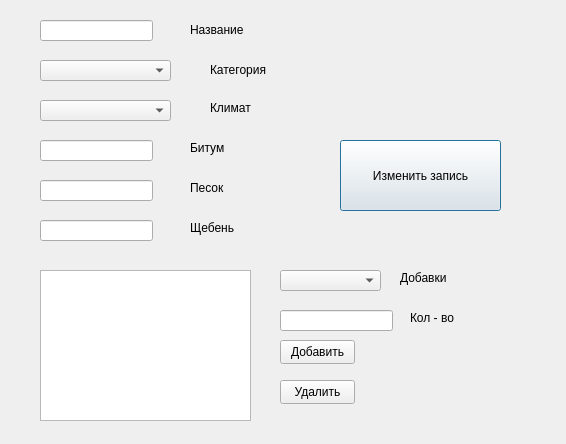
<?xml version="1.0" encoding="UTF-8"?>
<ui version="4.0">
 <class>dlgCngAsph</class>
 <widget class="QDialog" name="dlgCngAsph">
  <property name="geometry">
   <rect>
    <x>0</x>
    <y>0</y>
    <width>566</width>
    <height>444</height>
   </rect>
  </property>
  <property name="windowTitle">
   <string>Изменить запись</string>
  </property>
  <widget class="QPushButton" name="btnCngAsph">
   <property name="geometry">
    <rect>
     <x>340</x>
     <y>140</y>
     <width>161</width>
     <height>71</height>
    </rect>
   </property>
   <property name="text">
    <string>Изменить запись</string>
   </property>
  </widget>
  <widget class="QPushButton" name="btnDelSpp">
   <property name="geometry">
    <rect>
     <x>280</x>
     <y>380</y>
     <width>75</width>
     <height>24</height>
    </rect>
   </property>
   <property name="text">
    <string>Удалить</string>
   </property>
  </widget>
  <widget class="QLineEdit" name="inpSppAmnt">
   <property name="geometry">
    <rect>
     <x>280</x>
     <y>310</y>
     <width>113</width>
     <height>21</height>
    </rect>
   </property>
  </widget>
  <widget class="QPushButton" name="btnAddSpp">
   <property name="geometry">
    <rect>
     <x>280</x>
     <y>340</y>
     <width>75</width>
     <height>24</height>
    </rect>
   </property>
   <property name="text">
    <string>Добавить</string>
   </property>
  </widget>
  <widget class="QListWidget" name="lstSpp">
   <property name="geometry">
    <rect>
     <x>40</x>
     <y>270</y>
     <width>211</width>
     <height>151</height>
    </rect>
   </property>
  </widget>
  <widget class="QLabel" name="label_6">
   <property name="geometry">
    <rect>
     <x>400</x>
     <y>270</y>
     <width>48</width>
     <height>16</height>
    </rect>
   </property>
   <property name="text">
    <string>Добавки</string>
   </property>
  </widget>
  <widget class="QComboBox" name="cmbSpp">
   <property name="geometry">
    <rect>
     <x>280</x>
     <y>270</y>
     <width>101</width>
     <height>21</height>
    </rect>
   </property>
  </widget>
  <widget class="QLabel" name="label_7">
   <property name="geometry">
    <rect>
     <x>410</x>
     <y>310</y>
     <width>61</width>
     <height>16</height>
    </rect>
   </property>
   <property name="text">
    <string>Кол - во</string>
   </property>
  </widget>
  <widget class="QLineEdit" name="inpBtm">
   <property name="geometry">
    <rect>
     <x>40</x>
     <y>140</y>
     <width>113</width>
     <height>21</height>
    </rect>
   </property>
  </widget>
  <widget class="QLabel" name="label_5">
   <property name="geometry">
    <rect>
     <x>190</x>
     <y>220</y>
     <width>48</width>
     <height>16</height>
    </rect>
   </property>
   <property name="text">
    <string>Щебень</string>
   </property>
  </widget>
  <widget class="QComboBox" name="cmbClm">
   <property name="geometry">
    <rect>
     <x>40</x>
     <y>100</y>
     <width>131</width>
     <height>21</height>
    </rect>
   </property>
  </widget>
  <widget class="QLabel" name="label">
   <property name="geometry">
    <rect>
     <x>210</x>
     <y>60</y>
     <width>61</width>
     <height>20</height>
    </rect>
   </property>
   <property name="text">
    <string>Категория</string>
   </property>
  </widget>
  <widget class="QLabel" name="label_3">
   <property name="geometry">
    <rect>
     <x>190</x>
     <y>140</y>
     <width>48</width>
     <height>16</height>
    </rect>
   </property>
   <property name="text">
    <string>Битум</string>
   </property>
  </widget>
  <widget class="QLineEdit" name="inpBrk">
   <property name="geometry">
    <rect>
     <x>40</x>
     <y>220</y>
     <width>113</width>
     <height>21</height>
    </rect>
   </property>
  </widget>
  <widget class="QComboBox" name="cmbCtg">
   <property name="geometry">
    <rect>
     <x>40</x>
     <y>60</y>
     <width>131</width>
     <height>21</height>
    </rect>
   </property>
  </widget>
  <widget class="QLabel" name="label_2">
   <property name="geometry">
    <rect>
     <x>210</x>
     <y>100</y>
     <width>48</width>
     <height>16</height>
    </rect>
   </property>
   <property name="text">
    <string>Климат</string>
   </property>
  </widget>
  <widget class="QLineEdit" name="inpName">
   <property name="geometry">
    <rect>
     <x>40</x>
     <y>20</y>
     <width>113</width>
     <height>21</height>
    </rect>
   </property>
  </widget>
  <widget class="QLineEdit" name="inpSnd">
   <property name="geometry">
    <rect>
     <x>40</x>
     <y>180</y>
     <width>113</width>
     <height>21</height>
    </rect>
   </property>
  </widget>
  <widget class="QLabel" name="label_8">
   <property name="geometry">
    <rect>
     <x>190</x>
     <y>20</y>
     <width>61</width>
     <height>20</height>
    </rect>
   </property>
   <property name="text">
    <string>Название</string>
   </property>
  </widget>
  <widget class="QLabel" name="label_4">
   <property name="geometry">
    <rect>
     <x>190</x>
     <y>180</y>
     <width>48</width>
     <height>16</height>
    </rect>
   </property>
   <property name="text">
    <string>Песок</string>
   </property>
  </widget>
 </widget>
 <resources/>
 <connections/>
</ui>
